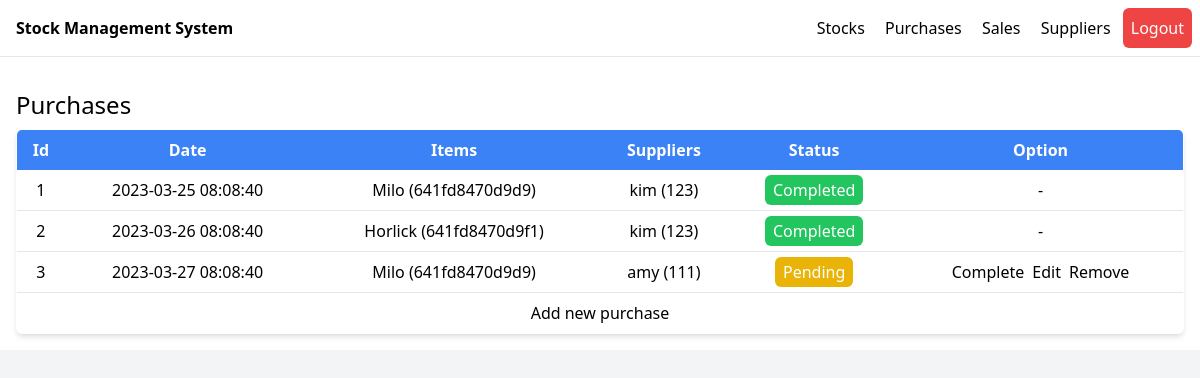
The page /purchases.php (signed in) on the database as committed earlier.
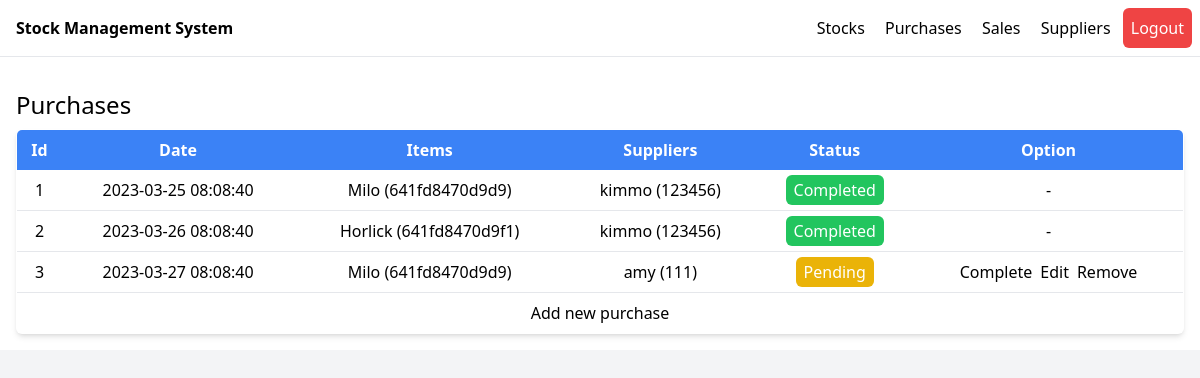
The same page on the database as committed later.
### tables this page shows
CREATE TABLE `suppliers` (
  `supplier_id` int(255) NOT NULL,
  `supplier_name` varchar(255) NOT NULL,
  `supplier_contact` varchar(255) NOT NULL
);

### purchases.php (the view, shortened to what this page needs)
<!DOCTYPE html>
<html lang="en">
<head>
    <script src="https://cdn.tailwindcss.com"></script>
</head>
<body class="bg-gray-100">
    <div class="m-auto bg-white max-w-7xl">
        <?php
            include 'nav.php';
        ?>
        <div class="mt-4 p-4">
            <div class="mb-2 text-2xl">
                Purchases
            </div>
            <table class="border border-gray-200 w-full table-auto text-center rounded-md overflow-hidden shadow-md">
                <tr class="bg-blue-500 text-white">
                    <th class="p-2">
                        Id
                    </th>
                    <th class="p-2">
                        Date
                    </th>
                    <th class="p-2">
                        Items
                    </th>
                    <th class="p-2">
                        Suppliers
                    </th>
                    <th class="p-2">
                        Status
                    </th>
                    <th class="p-2">
                        Option
                    </th>
                </tr>
                <?php
                    include 'inc/connect.inc.php';
                    $query = "SELECT * FROM purchases";
                    $result = mysqli_query($connect,$query);
                    while($row = mysqli_fetch_assoc($result)){
                        $purchase_id = $row['purchase_id'];
                        $purchase_date = $row['purchase_date'];
                        $item_id = $row['item_id'];
                        $supplier_id = $row['supplier_id'];
                        $purchase_status = $row['purchase_status'];
                        echo '<tr class="border-b border-gray-200">';
                            echo '<td class="p-2">'.$purchase_id.'</td>';
                            echo '<td class="p-2">'.$purchase_date.'</td>';
                            echo '<td class="p-2">';
                                $query_item = "SELECT * FROM items WHERE item_id='$item_id'";
                                $result_item = mysqli_query($connect,$query_item);
                                while($row_item = mysqli_fetch_assoc($result_item)){
                                    echo $row_item['item_name'].' ('.$row_item['item_id'].')<br>';
                                }
                            echo '</td>';
                            echo '<td class="p-2">';
                                $query_supplier = "SELECT * FROM suppliers WHERE supplier_id='$supplier_id'";
                                $result_supplier = mysqli_query($connect,$query_supplier);
                                while($row_supplier = mysqli_fetch_assoc($result_supplier)){
                                    echo $row_supplier['supplier_name'].' ('.$row_supplier['supplier_contact'].')<br>';
                                }
                            echo '</td>';
                            echo '<td class="p-2">';
                                if($purchase_status!='1'){
                                    echo '<span class="p-1 px-2 rounded-md bg-yellow-500 text-white">Pending</span>';
                                }else{
                                    echo '<span class="p-1 px-2 rounded-md bg-green-500 text-white">Completed</span>';
                                }
                            echo '</td>';
                            echo '<td class="p-2">';
                                if($purchase_status!='1'){
                                    echo '<a href="purchase-complete.php?id='.$purchase_id.'">Complete</a>';
                                    echo '<a href="purchase-edit.php?id='.$purchase_id.'" class="pl-2">Edit</a>';
                                    echo '<a href="purchase-remove.php?id='.$purchase_id.'" class="pl-2">Remove</a>';
                                }else{
                                    echo '-';
                                }
                            echo '</td>';
                        echo '</tr>';
                    }
                    echo '<tr>';
                        echo '<td class="p-2" colspan=6>';
                            echo '<a href="purchase-add.php">Add new purchase</a>';
                        echo '</td>';
                    echo '</tr>';
                ?>
            </table>
        </div>
    </div>
</body>
</html>

Rows that differ between the two databases and show on the page:
changed suppliers: supplier_name "kim" → "kimmo"; supplier_contact "123" → "123456"
